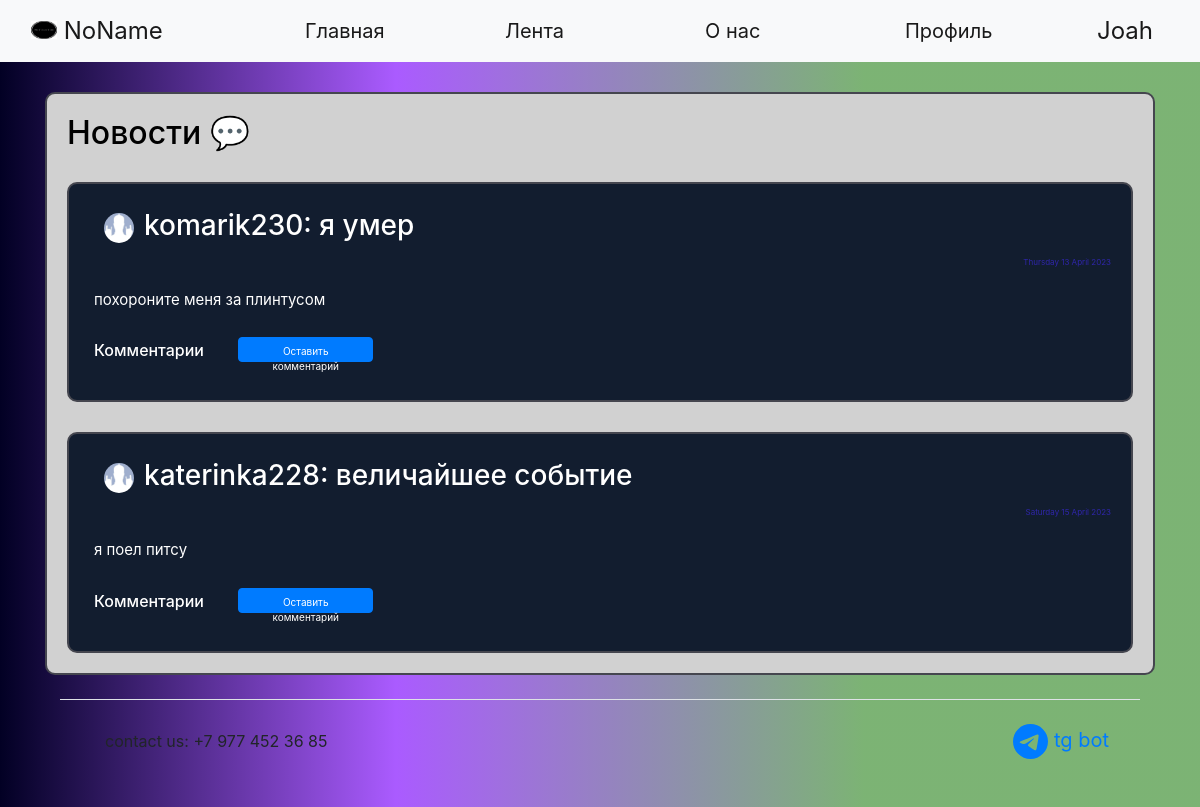
Screenshot of /news (signed in) with the database file from the repository.
### data/users.py (models this page shows, shortened)
class User(SqlAlchemyBase, UserMixin):
    __tablename__ = 'users'
    id = sqlalchemy.Column(sqlalchemy.Integer,
                           primary_key=True, autoincrement=True)
    name = sqlalchemy.Column(sqlalchemy.String)
    surname = sqlalchemy.Column(sqlalchemy.String)
    nickname = sqlalchemy.Column(sqlalchemy.String)
    age = sqlalchemy.Column(sqlalchemy.Integer)
    status = sqlalchemy.Column(sqlalchemy.String)
    about = sqlalchemy.Column(sqlalchemy.String)
    email = sqlalchemy.Column(sqlalchemy.String, unique=True)
    hashed_password = sqlalchemy.Column(sqlalchemy.String)
    modified_date = sqlalchemy.Column(sqlalchemy.DateTime, default=datetime.datetime.now)
    city_from = sqlalchemy.Column(sqlalchemy.String)
    habit = sqlalchemy.Column(sqlalchemy.String)  # id_1;id_2
    habits = orm.relation("Habits", back_populates='user')
    news = orm.relation("News", back_populates='user')
    comments = orm.relation("Comments", back_populates='user')

### data/news.py (models this page shows)
class News(SqlAlchemyBase, UserMixin):
    __tablename__ = 'news'
    id = sqlalchemy.Column(sqlalchemy.Integer,
                           primary_key=True, autoincrement=True)
    title = sqlalchemy.Column(sqlalchemy.String)
    content = sqlalchemy.Column(sqlalchemy.String)
    created_date = sqlalchemy.Column(sqlalchemy.DateTime,
                                     default=datetime.datetime.now)
    user_id = sqlalchemy.Column(sqlalchemy.Integer,
                                sqlalchemy.ForeignKey("users.id"))
    comms = sqlalchemy.Column(sqlalchemy.String)
    user = orm.relation('User')

### main.py (the view)
@app.route("/news", methods=['GET', 'POST'])
def news():
    db_sess = db_session.create_session()
    rec_news = db_sess.query(News).all()
    top_news = []
    news_index = 0
    path = 'static/img/users_photo/default.jpg'
    for news in rec_news:
        path = ''
        news_index += 1
        creator_nickname = (db_sess.query(User).filter(User.id == news.user_id).first()).nickname
        for images in os.listdir('static/img/users_photo'):
            if images.split('.')[0] == creator_nickname:
                path = 'static/img/users_photo/' + images
        if path == '':
            path = 'static/img/users_photo/default.jpg'
        comments = []
        if news.comms:
            if ';' in news.comms:
                for com_id in news.comms.split(';'):
                    comments.append(db_sess.query(Comments).filter(Comments.id == com_id).first())
            elif len(news.comms) == 1:
                com_id = news.comms
                comments = [db_sess.query(Comments).filter(Comments.id == com_id).first()]
        else:
            comments = []
        if len(comments) > 1:
            comments = sorted(comments, key=lambda x: x.created_date)
        comments_main = []
        for com in comments:
            comentor_nickname = db_sess.query(User).filter(User.id == com.user_id).first().nickname
            comments_main.append({'id': com.id,
                                  'content': com.content,
                                  'created_date': com.created_date.strftime("%A %d %B %Y"),
                                  'creator': comentor_nickname})
        comments = comments_main
        top_news.append({'id': news.id,
                         'title': news.title,
                         'content': news.content,
                         'created_date': news.created_date.strftime("%A %d %B %Y"),
                         'comms': comments,
                         'creator': creator_nickname,
                         'path': path})
    return render_template("news.html", top_news=top_news, path=path, random_id=random.randint(1, 2 ** 16),
                           title='Лента')

### data/db_session.py (called while the page is built)
def create_session() -> Session:
    global __factory
    return __factory()

### main.py (called while the page is built)
@login_manager.user_loader
def load_user(user_id):
    db_sess = db_session.create_session()
    return db_sess.query(User).get(user_id)

### templates/news.html (shortened to what this page needs)
{% extends "base.html" %}
{% block content %}
<div class="page_border" style="color: black !important;">
    <h2>Новости &#128172;</h2>
    {% for new in top_news%}
    <div class="page_border" style="background-color: #121d2f !important;">
        <div class="menu_item">
            <h3><a><a><img
                    src={{new['path']}}?dummy={{random_id}} alt="avatar"
                    class="round_avatar"></a></a>{{new['creator']}}: {{new['title']}} </h3>
        </div>
        <div class="reposts">
            <p>{{new['created_date']}}</p>
        </div>
        <div class="menu_item">
            <p>{{new['content']}}</p>
        </div>
        <div class="menu_item">
            <h6>Комментарии {% if current_user.is_authenticated %}
                <a href="/com_add/{{ new['id'] }}" class="btn btn-primary"
                   style=" height:25px; width:135px; font-size: 10px; margin-bottom:5px; margin-left: 30px;">Оставить
                    комментарий</a>
                {% endif %}
            </h6>
        </div>
    </div>
    {% endfor %}
</div>
{% endblock %}

### templates/base.html (shortened to what this page needs)
<!doctype html>
<html lang="en">
<head>
    <link rel="stylesheet" href="/static/css/style.css?random()">
    <link rel="stylesheet"
          href="https://stackpath.bootstrapcdn.com/bootstrap/4.4.1/css/bootstrap.min.css"
>
</head>
<body>
<header>
    <nav class="navbar navbar-expand-lg navbar-light bg-light">
        <div class="container-fluid">
            <a class="navbar-brand" style="width: 250px;" href="/">
                <img src="/static/img/logo.png" alt="" width="26" height="18"
                     class="d-inline-block text-align-center" style="margin-bottom:5px;">
                NoName
            </a>
            <div class="collapse navbar-collapse">
                <ul class="mx-auto navbar-nav">
                    <li class="nav-item">
                        <a class="nav-link active" style="width: 200px;" aria-current="page" href="/">Главная</a>
                    </li>
                    <li class="nav-item">
                        <a class="nav-link active" style="width: 200px;" href="/news">Лента</a>
                    </li>
                    <li class="nav-item">
                        <a class="nav-link active" style="width: 200px;" href="/info">О нас</a>
                    </li>
                    <li class="nav-item">
                        <a class="nav-link active" style="width: 200px;" href="/office">Профиль</a>
                </ul>
                {% if current_user.is_authenticated %}
                <a class="navbar-brand" href="/logout">{{current_user.nickname}}</a>
                {% else %}
                <p>
                    <a class="btn btn-primary " href="/register">Зарегистрироваться</a>
                    <a class="btn btn-success" href="/login">Войти</a>
                </p>
                {% endif %}
            </div>
        </div>
    </nav>
</header>
<main role="main" class="container">
    {% block content %}{% endblock %}
       <div class="container">
  <footer class="d-flex flex-wrap justify-content-between align-items-center py-3 my-4 border-top">
    <div class="col-md-4 d-flex align-items-center">
      <a href="/" class="mb-3 me-2 mb-md-0 text-body-secondary text-decoration-none lh-1">
        <svg class="bi" width="30" height="24"><use xlink:href="#bootstrap"></use></svg>
      </a>
      <span class="mb-3 mb-md-0 text-body-secondary">contact us: +7 977 452 36 85</span>
    </div>
    <ul class="nav col-md-4 justify-content-end list-unstyled d-flex">
        <li class="nav-item"><a href="#" class="nav-link active" aria-current="page">
        tg bot</a></li>
    </ul>
  </footer>
    </div>
</main>
</body>
</html>

### static/css/style.css (style rules this page uses)
body { // color: black; background: rgb(2,0,36); background: linear-gradient(90deg, rgba(2,0,36,1) 0%, rgba(123,0,255,0.644782913165266) 33%, rgba(23,121,9,0.5635504201680672) 72%); }
.nav-item { color: white; font-weight: 400; font-size: 20px !important; }
.navbar-brand { font-size: 24px !important; }
.page_border { background-color: #d1d1d1 !important; color: white !important; border: 2px solid #45464F; border-radius: 10px; padding: 20px !important; margin: 0 auto; margin-top: 30px; }
.menu_item { padding: 5px !important; font-size: 15px !important; }
.reposts { color: #2f26ab !important; font-size: 8px !important; text-align: right; }
.round_avatar { margin-left:10px; margin-right:10px; width: 30px !important; height: 30px !important; border-radius: 50px !important; }
.col-md-4 { display: inline-block; }
.page_border { color: black; }

### rows the page displays
User: nickname "Joah"
User: creator "komarik230"
News: title "я умер", content "похороните меня за плинтусом"
User: creator "katerinka228"
News: title "величайшее событие", content "я поел питсу"

### other values shown
{{ new['created_date'] }} "Thursday 13 April 2023" "Saturday 15 April 2023"
